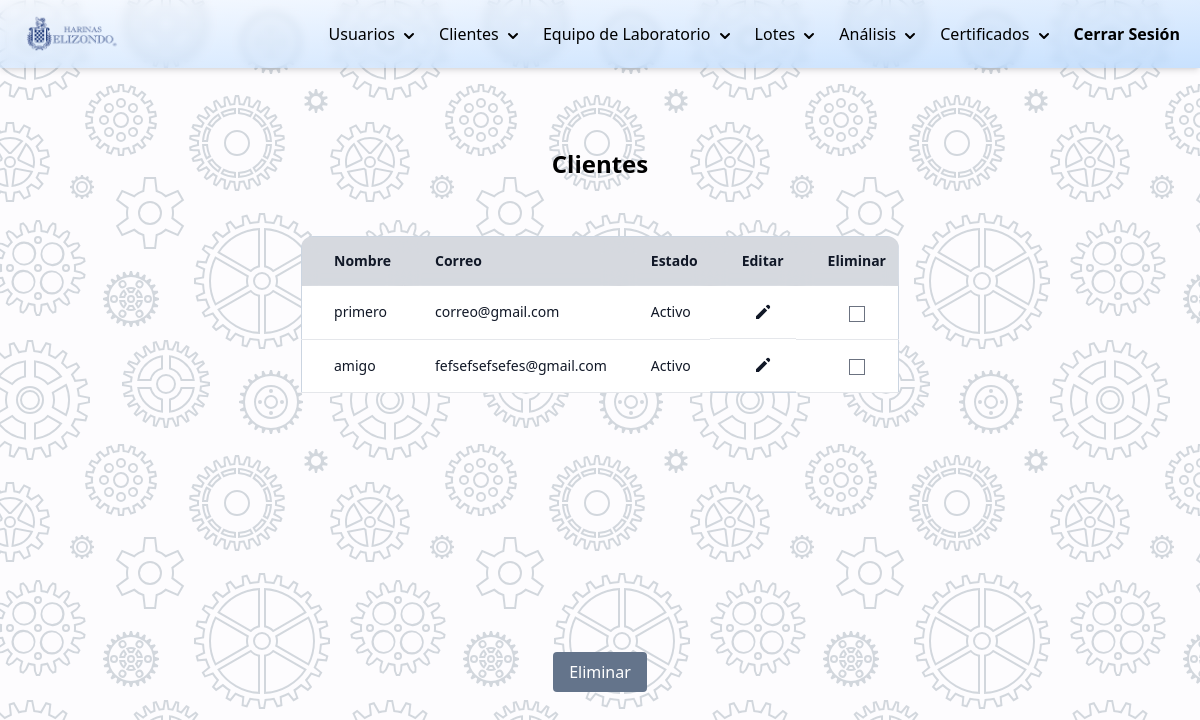
The page /php/modificar-clientes.php (signed in) on the database its author committed.
### tables this page shows
CREATE TABLE `clientes` (
  `id_cliente` int(11) NOT NULL,
  `id_valores` int(11) DEFAULT NULL,
  `correo` varchar(100) DEFAULT NULL,
  `domicilio` varchar(255) DEFAULT NULL,
  `nombre` varchar(100) DEFAULT NULL,
  `rfc` varchar(100) DEFAULT NULL,
  `estado` int(11) DEFAULT 3,
  `nombre_contacto` varchar(100) DEFAULT NULL,
  `puesto_de_contacto` varchar(100) DEFAULT NULL
);

### DB/controlarDB.php (called while the page is built, shortened)
<?php
function hacerConsulta(string $query){
    $con = mysqli_connect(HOST, USER, PASSWORD, DB);
    if (mysqli_connect_errno()) {
        return "Failed to connect to MySQL: " . mysqli_connect_error();
    }else{
        $result = mysqli_query($con, $query);
        $arreglo_de_resultados=[];
        while ($row = mysqli_fetch_array($result)):
            array_push($arreglo_de_resultados,$row);
        endwhile;
        return $arreglo_de_resultados;
    }
}

### php/modificar-clientes.php (the view, shortened to what this page needs)
<?php
    require_once("../DB/controlarDB.php");
    function estadoALetra($estado){
        switch ($estado){
            case "3":
                $estado="Activo";
                break;
        }
        return $estado;
    }
    $query_lista_clientes="SELECT id_cliente,nombre,correo,estado FROM clientes";
    $arreglo_clientes=hacerConsulta($query_lista_clientes);
?>
<!DOCTYPE html>
<html lang="es">
<head>
    <link rel="stylesheet" href="../css/styles.css">
    <script src="https://cdn.tailwindcss.com"></script>
    <script src="https://cdn.tailwindcss.com?plugins=forms,typography,aspect-ratio,line-clamp"></script>
    <?php require_once("./navbar.php"); ?>
</head>
<body class="background">
    <div class="container mx-auto flex justify-center items-center content-center">
        <div class="flex flex-col p-10 mt-10">
            <h1 class="text-2xl text-center mb-4 font-bold">Clientes</h1>
            <form  method="post" action="<?= htmlspecialchars($_SERVER["PHP_SELF"]);?>" class="mt-0">
                <div class="mt-10 overflow-y-auto h-96 rounded-xl">
                    <table class="table-auto rounded-xl border border-slate-300">
                        <thead class="rounded-lg">
                            <tr class="bg-gray-200">
                                <th class="sticky top-0 z-10 border-b border-gray-300 bg-gray-300 bg-opacity-75 py-3.5 pl-4 pr-3 text-left text-sm font-semibold text-gray-900 backdrop-blur backdrop-filter sm:pl-6 lg:pl-8">Nombre</th>
                                <th class="sticky top-0 z-10 border-b border-gray-300 bg-gray-300 bg-opacity-75 py-3.5 pl-4 pr-3 text-left text-sm font-semibold text-gray-900 backdrop-blur backdrop-filter sm:pl-6 lg:pl-8">Correo</th>
                                <th class="sticky top-0 z-10 border-b border-gray-300 bg-gray-300 bg-opacity-75 py-3.5 pl-4 pr-3 text-left text-sm font-semibold text-gray-900 backdrop-blur backdrop-filter sm:pl-6 lg:pl-8">Estado</th>
                                <th class="sticky top-0 z-10 border-b border-gray-300 bg-gray-300 bg-opacity-75 py-3.5 pl-4 pr-3 text-left text-sm font-semibold text-gray-900 backdrop-blur backdrop-filter sm:pl-6 lg:pl-8">Editar</th>
                                <th class="sticky top-0 z-10 border-b border-gray-300 bg-gray-300 bg-opacity-75 py-3.5 pl-4 pr-3 text-left text-sm font-semibold text-gray-900 backdrop-blur backdrop-filter sm:pl-6 lg:pl-8">Eliminar</th>
                            </tr>
                        </thead>
                        <tbody class="bg-white rounded-lg">
                            <?php foreach ($arreglo_clientes as $cliente): ?>
                            <tr>
                                <td class="whitespace-nowrap border-b border-gray-200 py-4 pl-4 pr-3 text-sm font-medium text-gray-900 sm:pl-6 lg:pl-8"><?= $cliente['nombre'] ?></td>
                                <td class="whitespace-nowrap border-b border-gray-200 py-4 pl-4 pr-3 text-sm font-medium text-gray-900 sm:pl-6 lg:pl-8"><?= $cliente['correo'] ?></td>
                                <td class="whitespace-nowrap border-b border-gray-200 py-4 pl-4 pr-3 text-sm font-medium text-gray-900 sm:pl-6 lg:pl-8"><?= estadoALetra($cliente['estado']) ?></td>
                                <td class="whitespace-nowrap border-b border-gray-200 py-4 pl-4 pr-3 text-sm font-medium text-gray-900 sm:pl-6 lg:pl-8 flex justify-center">
                                    <a href="./editar-cliente.php?i=<?= $cliente['id_cliente'] ?>">
                                        <svg xmlns="http://www.w3.org/2000/svg" class="h-5 w-5" viewBox="0 0 20 20" fill="currentColor">
                                            <path d="M13.586 3.586a2 2 0 112.828 2.828l-.793.793-2.828-2.828.793-.793zM11.379 5.793L3 14.172V17h2.828l8.38-8.379-2.83-2.828z" />
                                        </svg>
                                    </a>
                                </td>
                                <td class="whitespace-nowrap border-b border-gray-200 py-4 pl-4 pr-3 text-sm font-medium text-gray-900 sm:pl-6 lg:pl-8 text-center">
                                    <input type="checkbox" name="eliminar[]" value="<?= $cliente['id_cliente'] ?>">
                                </td>
                            </tr>
                            <?php endforeach ?>
                        </tbody>
                    </table>
                </div>
                <div class="flex items-center justify-center mt-8">
                    <button type="submit" class="bg-slate-500 hover:bg-psipeDarkGray text-white py-2 px-4 rounded focus:outline-none focus:shadow-outline">
                        Eliminar
                    </button>
                </div>
            </form>
        </div>
    </div>
</body>
</html>

### css/styles.css (style rules this page uses)
.background { background-color: #fdfcfe; }

### rows shown on the page
clientes: nombre "primero", correo "correo@gmail.com", estado "Activo"
clientes: nombre "amigo", correo "fefsefsefsefes@gmail.com", estado "Activo"
